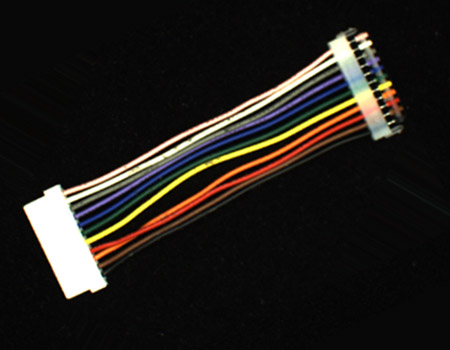
#> input picture opencv_study10/images/harness.jpg, 450 x 350 px
$ python 02.correct_object.py
#> lines starting #> are read from the running program, lines starting #| are printed output that depends on the picture; after the words box and inside, x2 and y2 are one past the last pixel; in counts of white or black regions, pixels touching at a corner belong together; long printed decimals are rounded
### Common/hough.py
import numpy as np, math , cv2
from Common.utils import ck_time

# [57 lines left out: functions accumulate, masking, select_lines, houghLines, not called in this run]


# 검출한 직선을 원 영상에 그리기
def draw_houghLines(src, lines, nline):
    dst = cv2.cvtColor(src, cv2.COLOR_GRAY2BGR)  # 컬러 영상 변환
    min_length = min(len(lines), nline)

    for i in range(min_length):
        rho, radian = lines[i, 0, 0:2]  # 수직거리 , 각도 - 3차원 행렬임
        a, b = math.cos(radian), math.sin(radian)
        pt = (a * rho, b * rho)  # 검출 직선상의 한 좌표 계산
        delta = (-1000 * b, 1000 * a)  # 직선상의 이동 위치
        pt1 = np.add(pt, delta).astype('int')
        pt2 = np.subtract(pt, delta).astype('int')
        cv2.line(dst, tuple(pt1), tuple(pt2), (0, 255, 0), 2, cv2.LINE_AA)
    return dst

### opencv_study10/02.correct_object.py
import numpy as np, cv2
from Common.hough import *                    # 허프 변환 관련 사용자 정의 함수 포함

def detect_maxObject(img):
    # 외곽선 검출 - Opnecv 4.0부터 반환값은 2개 원소 갖는 튜플
    results = cv2.findContours(img, cv2.RETR_EXTERNAL, cv2.CHAIN_APPROX_SIMPLE)
    if int(cv2.__version__[0]) >= 4:                # Opnecv 4.0은 2원소 튜플 반환
        contours = results[0]
    else:
        contours = results[1]				# OpenCV 3.x은 3원소 튜플 반환

    areas = [cv2.contourArea(c) for c in contours]
    idx = np.argsort(areas)
    max_rect = contours[idx[-1]]

    rect = cv2.boundingRect(max_rect)        # 외곽선을 모두 포함하는 사각형 반환
    rect = np.add(rect, (-10, -10, 20, 20))   # 검출 객체 사각형 크기 확대
    return rect

image = cv2.imread('images/harness.jpg', cv2.IMREAD_COLOR)
#> image is the input picture: shape (350, 450, 3); mean B, G, R 26.5, 30.4, 33.7
if image is None: raise Exception("영상 파일 읽기 에러")
rho, theta = 1, np.pi / 180                             # 허프변환 거리간격, 각도간격
gray = cv2.cvtColor(image, cv2.COLOR_BGR2GRAY)          # 명암도 영상 변환
_, th_gray = cv2.threshold(gray, 240, 255, cv2.THRESH_BINARY) # 이진 영상 변환
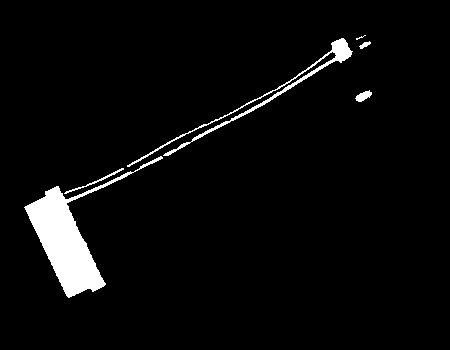
#> th_gray: shape (350, 450); 3.9% white; 6 white regions (1 under 20 px), largest, box (x1, y1, x2, y2) and area: (24, 156, 163, 298) 4532, (127, 38, 353, 167) 1376, (64, 168, 124, 194) 130, (355, 90, 372, 102) 114, (359, 41, 371, 49) 47
kernel = np.ones((3, 3), np.uint8)
morph = cv2.erode(th_gray, kernel, iterations=2)        # 침식 연산 - 2번 반복
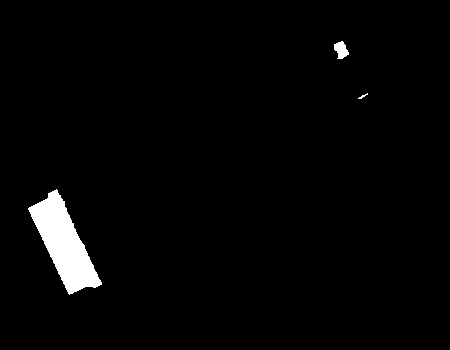
#> morph: shape (350, 450); 2.3% white; 3 white regions

x, y, w, h = detect_maxObject(np.copy(morph))               # 가장 큰 객체 검출
#> in detect_maxObject, `results = cv2.findContours(img, cv2.RETR_EXTERNAL, cv2.CHAIN_APPROX_SI..`: results = 3 contours, 1 with area under 20; largest, box (x1, y1, x2, y2) and area: (28, 189, 102, 295) 3326, (334, 41, 349, 59) 150
#> in detect_maxObject, `contours = results[0]`: contours has the same summary as results
#> in detect_maxObject, `areas = [cv2.contourArea(c) for c in contours]`: areas = [3326, 9.5, 150.5]
#> in detect_maxObject, `idx = np.argsort(areas)`: idx = [1, 2, 0]
#> in detect_maxObject, `max_rect = contours[idx[-1]]`: max_rect = contour of 185 points, box (x1, y1, x2, y2) (28, 189, 102, 295), area 3326
#> in detect_maxObject, `rect = cv2.boundingRect(max_rect)`: rect = (28, 189, 74, 106)
#> in detect_maxObject, `rect = np.add(rect, (-10, -10, 20, 20))`: rect = [18, 179, 94, 126]
#> x = 18; y = 179; w = 94; h = 126
roi = th_gray[y:y+h, x:x+w]
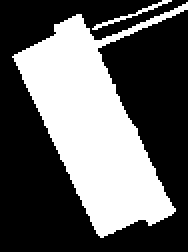
#> roi: shape (126, 94) (shown 2 times larger); 37.6% white; 2 white regions, box (x1, y1, x2, y2) and area: (6, 1, 94, 119) 4377, (46, 0, 86, 15) 76

canny = cv2.Canny(roi, 40, 100)                         # 캐니 에지 검출
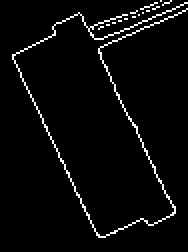
#> canny: shape (126, 94) (shown 2 times larger); 3.7% white in thin lines or dots, all inside (x1, y1, x2, y2) = (6, 0, 94, 119)
# lines = houghLines(canny, rho, theta, 50)               # 허프 직선 검출
lines = cv2.HoughLines(canny, rho, theta, 50)         # OpenCV 함수
#> lines = [[6, 2.71], [-32, 2.69], [-34, 2.71], [8, 2.69]]

cv2.rectangle(morph, (x, y), (w, h), 100, 2)                   # 큰 객체 사각형 표시
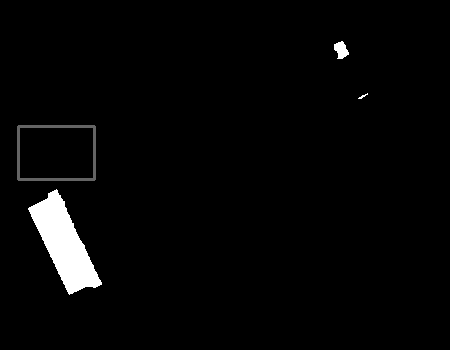
#> morph: shape (350, 450); 0.49% of pixels changed, all inside (x1, y1, x2, y2) = (17, 125, 96, 181)
canny_line = draw_houghLines(canny, lines, 1)           # 직선 표시
#> in draw_houghLines, `min_length = min(len(lines), nline)`: min_length = 1
#> the loop in draw_houghLines, `for i in range(min_length):` made 1 pass
#> (rho, radian, a, b, pt, delta, pt1, pt2) on pass 1: (6, 2.71, -0.906, 0.423, (-5.44, 2.54), (-422.6, -906.3), [-428, -903], [417, 908])
#> after the loop in draw_houghLines, `for i in range(min_length):`:
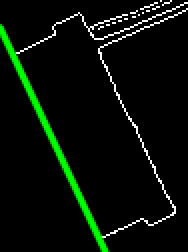
#> dst: shape (126, 94, 3) (shown 2 times larger); mean B, G, R 7.2, 16, 7.2

angle = (np.pi - lines[0, 0, 1]) * 180 / np.pi           # 회전 각도 계산
#> angle = 25
print(lines[0, 0, 1])
#| 2.705
print(np.pi - lines[0, 0, 1])
#| 0.4363
h, w = image.shape[:2]
#> h = 350; w = 450
center = (w//2, h//2)                           # 입력 영상의 중심점
#> center = (225, 175)
rot_map = cv2.getRotationMatrix2D(center, -angle, 1)    # 반대방향 회전 행렬 계산
#> rot_map = [[0.906, -0.423, 95.04], [0.423, 0.906, -78.69]]
dst = cv2.warpAffine(image, rot_map, (w, h), cv2.INTER_LINEAR)  # 역회전 수행
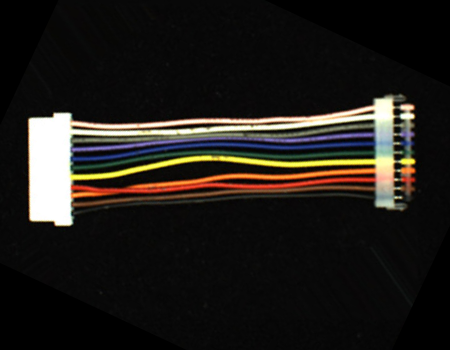
#> dst: shape (350, 450, 3); mean B, G, R 25.4, 29.3, 32.6

cv2.imshow("image", image)
cv2.imshow("morph", morph)
cv2.imshow("line_detect", canny_line)
cv2.resizeWindow("line_detect", 250, canny_line.shape[0])
cv2.imshow("dst", dst)
cv2.waitKey(0)
